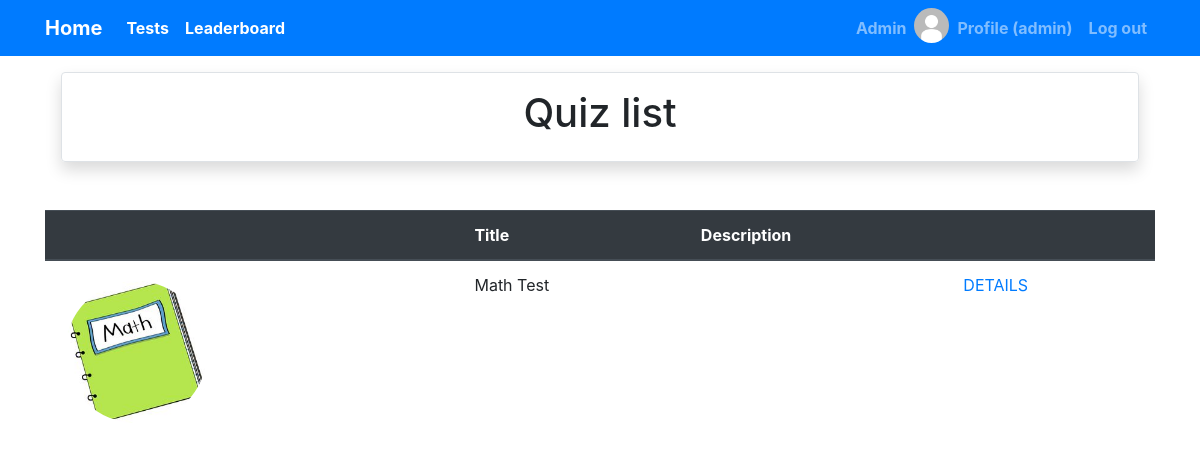
Page /quizes/ (signed in) on the committed database.
### accounts/models.py (models this page shows)
class User(AbstractUser):
    bio = models.TextField(max_length=500, blank=True)
    location = models.CharField(max_length=30, blank=True)
    birth_date = models.DateField(null=True, blank=True)
    rating = models.PositiveSmallIntegerField(null=True, default=0)
    image = models.ImageField(null=True, default='default.jpg', upload_to='pics')

### quiz/models.py (models this page shows, shortened)
class Test(BaseModel):
    QUESTION_MIN_LIMIT = 3
    QUESTION_MAX_LIMIT = 20
    class LEVEL_CHOICES(models.IntegerChoices):
        BASIC = 0, "Basic"
        MIDDLE = 1, "Middle"
        ADVANCED = 2, "Advanced"
    uuid = models.UUIDField(default=generate_uuid, db_index=True, unique=True)
    title = models.CharField(max_length=64)
    description = models.TextField(max_length=1024, null=True, blank=True)
    level = models.PositiveSmallIntegerField(choices=LEVEL_CHOICES.choices, default=LEVEL_CHOICES.MIDDLE)
    image = models.ImageField(default='default.png', upload_to='covers')

### quiz/views.py (the view)
# urls.py: path('', TestListView.as_view(), name='list'),
class TestListView(LoginRequiredMixin, ListView):
    model = Test
    template_name = 'tests/list.html'
    context_object_name = 'tests'

### quiz/templates/tests/list.html (shortened to what this page needs)
{% extends 'base.html' %}
{% load static %}
{% block header %}
    <h1>Quiz list</h1>
{% endblock %}
{% block content %}
    {% if tests %}
        <table class="table table-hover">
            <thead class="thead-dark">
                <tr>
                  <th></th>
                  <th>Title</th>
                  <th>Description</th>
                  <th></th>
                </tr>
            </thead>
            {% for test in tests %}
                <tr>
                    <td><img class="rounded-circle p-1 m-1" width="150" height="150"  src="{{ test.image.url }}"></td>
                    <td> {{ test.title }}</td>
                    <td> {{ test.description }}</td>
                    <td> <a href="{% url 'tests:details' uuid=test.uuid %}">DETAILS</a></td>
                </tr>
            {% endfor %}
        </table>
        <div class="p-1 m-1">
        </div>
    {% else %}
        <p>No quizes yet :(</p>
    {% endif %}
{% endblock %}

### templates/base.html (shortened to what this page needs)
{% load static %}
<!DOCTYPE html>
<html lang="en">
<head>
    <link rel="stylesheet" href="https://stackpath.bootstrapcdn.com/bootstrap/4.5.2/css/bootstrap.min.css">
</head>
<body>
<nav class="navbar navbar-default navbar-fixed-top navbar-expand-lg navbar-dark bg-primary font-weight-bold ">
  <div class="container">
  <a class="navbar-brand" href="{% url 'index' %}">Home</a>
  <div class="collapse navbar-collapse" id="navbarSupportedContent">
    <ul class="navbar-nav mr-auto">
      <li class="nav-item active">
        <a class="nav-link" href="{% url 'tests:list' %}">Tests<span class="sr-only">(current)</span></a>
      </li>
      <li class="nav-item active">
        <a class="nav-link" href="{% url 'accounts:leaderboard' %}">Leaderboard</a>
      </li>
    </ul>
    <ul class="navbar-nav ">
          <li class="nav-item">
            <a class="nav-link" href="{% url 'admin:index' %}">Admin</a>
          </li>
            {%  if user.is_authenticated %}
                <li class="nav-item">
                    <img alt="Profile pic" width="35" height="35" class="rounded-circle" src="{{ user.image.url }}">
                </li>
                  <li class="nav-item">
                    <a class="nav-link" href="{% url 'accounts:profile' %}">Profile ({{ user.username }})</a>
                  </li>
                  <li class="nav-item">
                    <a class="nav-link" href="{% url 'accounts:logout' %}">Log out</a>
                  </li>
            {% endif %}
    </ul>
  </div>
  </div>
</nav>
  <div class="container">
        <div class="border rounded text-center p-3 m-3 mb-5 shadow">
            {% block header %}{% endblock %}
        </div>
        {% block content %}
        {% endblock %}
  </div>
</body>
</html>

### rows in the picture
User: image (placeholder picture), username "admin"
Test: image (picture), title "Math Test"
